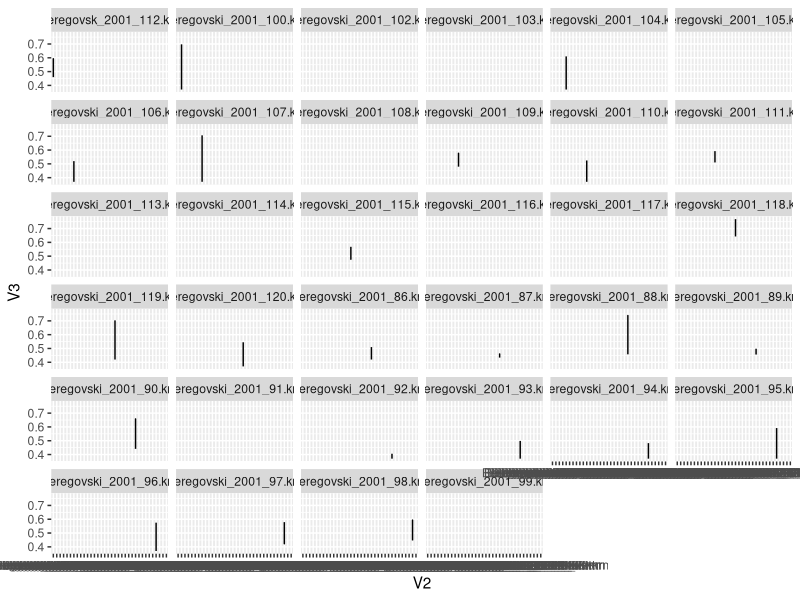

Recreate this plot in R.
library(ggplot2)
library(dplyr)
setwd(".")
form_sections <- read.csv("form_similarity_data.csv", header =F)

grouped_data <- group_by(form_sections, V2)
ggplot(data=form_sections, aes(x=V2, y = V3)) + 
  geom_line() + facet_wrap(~V2)

